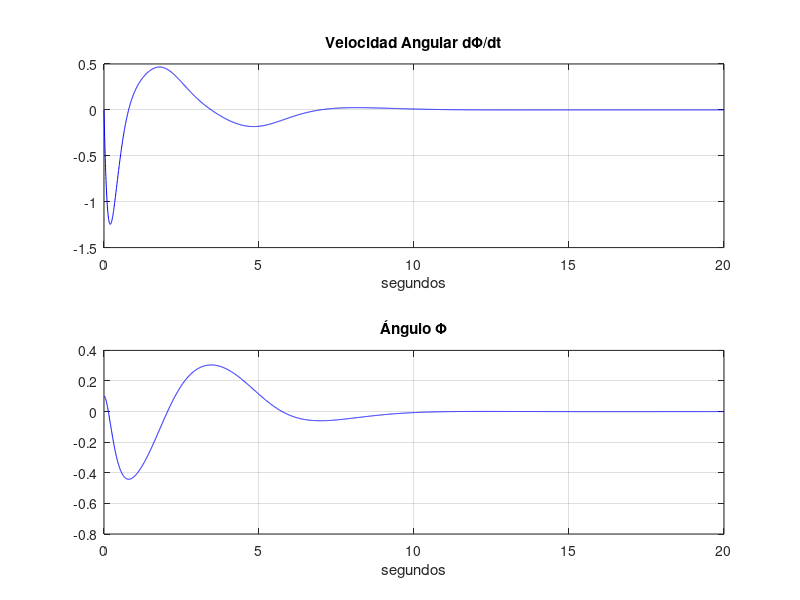
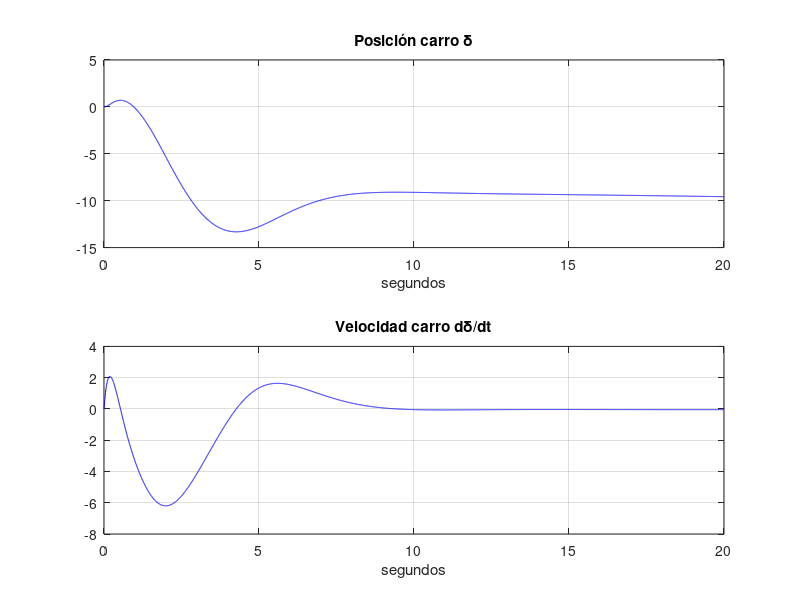
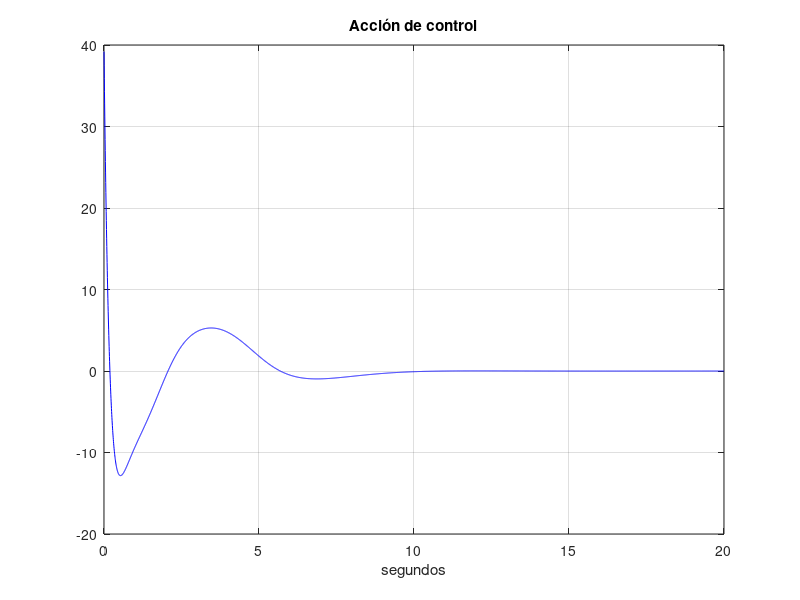

The MATLAB script that drew these images, in order:
clc; clear all; close all; 
  
% Valor de las Parámetros:
m=0.1;     % masa del péndulo
Fricc=0.1; % Fricción del rodado con la superficie
long=1.6;  % largo del pédulo
g=9.8;     % constante de la gravedad 
M=1.5;     % mase del carro

% Versión linealizada en el equilibrio inestable. Sontag Pp 104. 
A=[0 1 0 0; 0 -Fricc/M -m*g/M 0; 0 0 0 1; 0 Fricc/(long*M) g*(m+M)/(long*M) 0]; 
B=[0; 1/M; 0; -1/(long*M)]; 
C=[1 0 1 0]; % La salida monovariable es la posición. 

% Autovalores de A:
autovalores_A=eig(A);
sigma1=autovalores_A(1);   % sigma1=0
sigma2=autovalores_A(2);   % sigma2=-0.0648
sigma3=autovalores_A(3);   % sigma3=-3.8350

% Tiempos de simulación. 
% Tomo el autovalor con la dinámica más rápida y el más lento

t_I=log(0.95)/sigma3;    % tr=0.00134
h=5e-3;                 % defino un valor tres veces más chico At=0.005
%t_S=log(0.05)/sigma2;   % t_s=2.3878
t_S=20;                  % defino un valor dos veces más grande
tiempo=round(t_S/h);     % 4000 
t=linspace(0,t_S,tiempo);
% Matriz Controlabilidad. 
MC=[B A*B A^2*B A^3*B]; 
rango_M=rank(M); 
  
% Cálculo de controlador por asignación de polos.-------------------------- 
  
% Coeficientes del poliniomio característico original. 
c_ai=poly(A); 
  
% Matriz W por definición. 
W=[c_ai(4) c_ai(3) c_ai(2) 1; c_ai(3) c_ai(2) 1 0; c_ai(2) 1 0 0; 1 0 0 0]; 
  
% Matriz de trasformación. 
T=MC*W; 
  
% Verificación de que T esté bien. Forma canónica controlable. 
A_controlable=inv(T)*A*T; 
  
% Ubicación de los polos de lazo cerrado en mui.
mui(1)=-1; mui(2)=-1; mui(3)=-4; mui(4)=-4; 
  
% Coeficientes del poliniomio característico para controlar. 
alfa_i=poly(mui); 
  
% Cálculo del Controlador K. 
K=fliplr(alfa_i(2:end)-c_ai(2:end))*inv(T); 
% K=[-3.9184,-9.896,-1.0115e+02,-39.6735]
% Ganancia de prealimentación para referencia no nula. 
Gj=-inv(C*inv(A-B*K)*B); 
% Gj=-3.9184
% Verifica la ubicación de los polos. 
polos_controlados=eig(A-B*K); 
  
% Diseño de observador, usando propiedad de dualidad.---------------------- 
Mat_A_O=A'; 
Mat_B_O=C'; 
  
% Matriz Controlabilidad. 
Mat_M_Dual=[Mat_B_O Mat_A_O*Mat_B_O Mat_A_O^2*Mat_B_O Mat_A_O^3*Mat_B_O]; 
  
% Analisis del rango para determinar si es observable. 
rango_M_Dual=rank(Mat_M_Dual); 
alfaO_i=alfa_i; 
  
% Ubicacion del Observador. 
mui_o=real(mui)*0.2; 
  
alfaO_i=poly(mui_o); 
Mat_T_O=Mat_M_Dual*W; 
Ko=(fliplr(alfaO_i(2:end)-c_ai(2:end))*inv(Mat_T_O))'; 
  
% Verifica la ubicación de los polos. 
eig(Mat_A_O'-Ko*C); 
x_hat=[0;0;0;0]; %Inicializo el Observador. 

d_pp=0; tita_pp=0; 
omega=linspace(0,0,tiempo); 
alfa=linspace(0,0,tiempo); 
d=linspace(0,0,tiempo); 
d_p=linspace(0,0,tiempo); 
u=linspace(0,0,tiempo); 
% Condiciones iniciales. 
alfa(1)=.1; 
omega(1)=0; d_p(1)=0; d(1)=0; 
u(1)=0; ii=1; 
referencia=-10; 

% Simulación. 
while(ii<(tiempo+1)) 
    % Variables del sistema no lineal. 
    estado=[d(ii); d_p(ii); alfa(ii); omega(ii)]; 
     
    % Acción de control. 
    %u(ii)=-K*estado+Gj*referencia; color='r';% Sin Observador. 
    u(ii)=-K*x_hat+Gj*referencia; color='b';% Con Observador. 
     
    % Sistema no lineal. 
    d_pp=(1/(M+m))*(u(ii)-m*long*tita_pp*cos(alfa(ii))+m*long*omega(ii)^2*sin(alfa(ii))-Fricc*d_p(ii)); 
    tita_pp=(1/long)*(g*sin(alfa(ii))-d_pp*cos(alfa(ii))); 
    d_p(ii+1)=d_p(ii)+h*d_pp; 
    d(ii+1)=d(ii)+h*d_p(ii); 
    omega(ii+1)=omega(ii)+h*tita_pp; 
    alfa(ii+1)=alfa(ii)+h*omega(ii); 
     
    % Observador----------------------------------------------------------- 
    y_sal_O(ii)=C*x_hat; 
    y_sal(ii)=C*estado; 
    x_hatp=A*x_hat+B*u(ii)+Ko*(y_sal(ii)-y_sal_O(ii)); 
    x_hat=x_hat+h*x_hatp; 
     
    ii=ii+1; 
end 
d_p(ii)=[]; d(ii)=[]; 
omega(ii)=[]; alfa(ii)=[];

figure(1);hold on;
subplot(2,1,1);plot(t,omega,color);grid on; title('Velocidad Angular dΦ/dt');xlabel('segundos');hold on;hold on; 
subplot(2,1,2);plot(t,alfa,color);grid on;title('Ángulo Φ');xlabel('segundos');hold on;hold on; 
figure(2);hold on;
subplot(2,1,1); plot(t,d,color);grid on;title('Posición carro δ');xlabel('segundos');hold on;hold on; 
subplot(2,1,2);plot(t,d_p,color);grid on;title('Velocidad carro dδ/dt');xlabel('segundos');hold on;hold on; 
figure(3)
plot(t,u,color);grid on;title('Acción de control');xlabel('segundos');hold on; 
